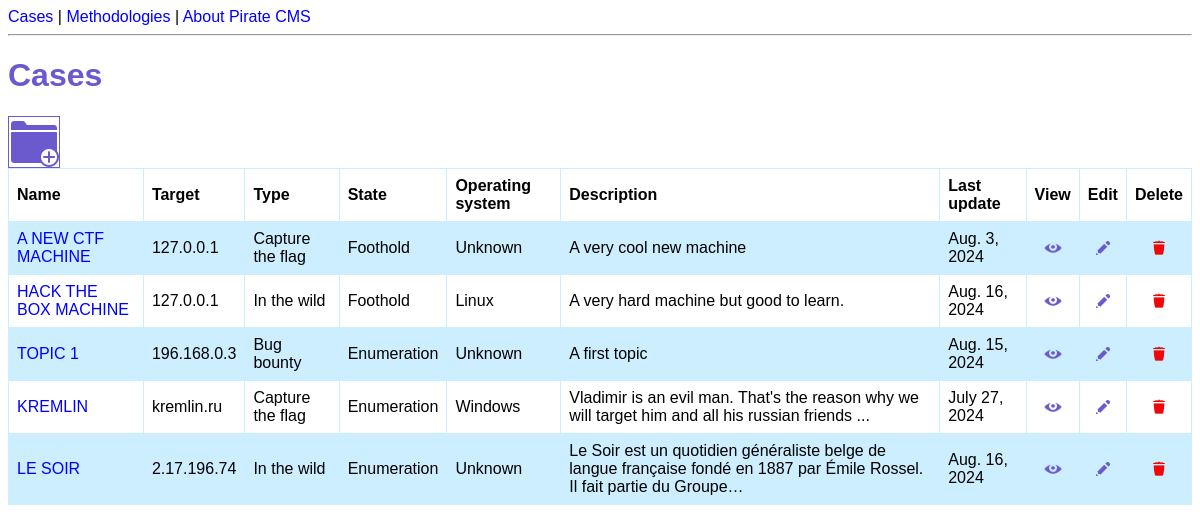
Page /cases/ on the earlier database version.
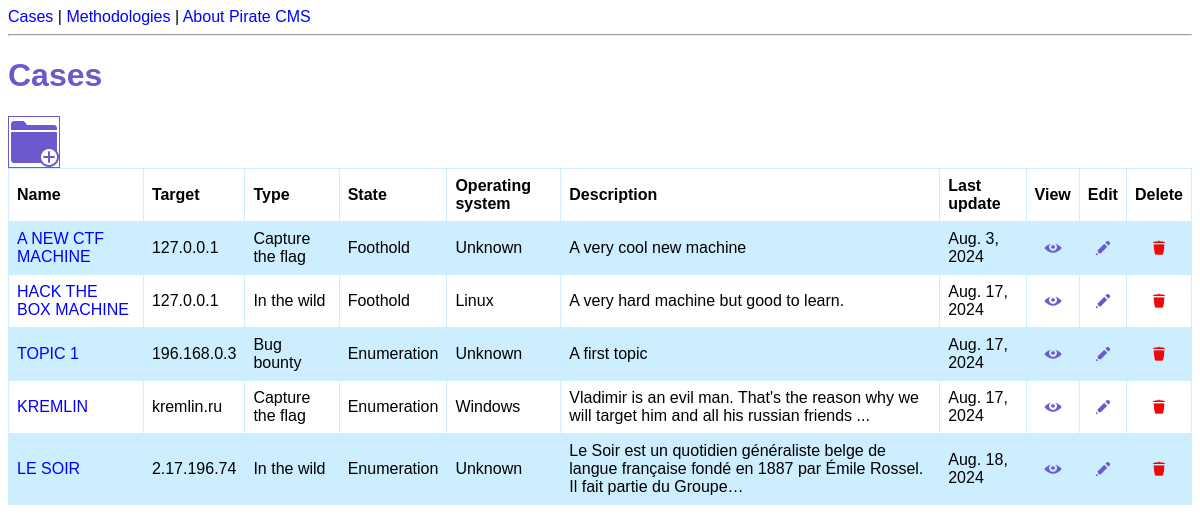
Same page on the later database version.
### cms/models.py (models this page shows, shortened)
class Case(models.Model):
    class State(models.TextChoices):
        ENUMERATION = 'Enumeration'
        FOOTHOLD = 'Foothold'
        PRIVESC = 'Privilege escalation'
        ROOTED = 'Rooted'
    class OperatingSystem(models.TextChoices):
        UNKNOWN = 'Unknown'
        LINUX = 'Linux'
        WINDOWS = 'Windows'
    class TypeTarget(models.TextChoices):
        CAPTURE_THE_FLAG = 'Capture the flag'
        BUG_BOUNTY = 'Bug bounty'
        IN_THE_WILD = 'In the wild'
        NOT_DEFINED = 'Not defined'
    name = models.fields.CharField(max_length=250, null=True)
    webpage = models.fields.URLField(null=True, blank=True)
    address = models.fields.CharField(max_length=250, null=True)
    description = models.fields.CharField(max_length=1000, null=True, blank=True)
    state = models.fields.CharField(choices=State.choices, max_length=20, default="Enumeration")
    OS = models.fields.CharField(choices=OperatingSystem.choices, max_length=10, default="Unknown")
    last_update = models.fields.DateField(null=True, default=date.today())
    type_of_target = models.fields.CharField(choices=TypeTarget.choices, max_length=20, default='Not defined')

### cms/views.py (the view)
# urls.py: path('cases/', views.cases_list, name='cases-list'),
def cases_list(request):
    cases = Case.objects.all()
    return render(request, 'cms/cases.html', {'cases': cases})

### cms/templates/cms/cases.html (shortened to what this page needs)
{% extends 'cms/base.html' %}
{% load static %}
{% block content %}
<h1>Cases</h1>
<a href="{% url 'case-create' %}">
    <img src="{% static 'cms/newCase_icon.png' %}" class="big_icons" title="Create a new case">
</a>
<table>
    <tr>
        <th>Name</th>
        <th>Target</th>
        <th>Type</th>
        <th>State</th>
        <th>Operating system</th>
        <th>Description</th>
        <th>Last update</th>
        <th style="text-align: center;">View</th>
        <th style="text-align: center;">Edit</th>
        <th style="text-align: center;"> Delete</th>
    </tr>
    {% for case in cases %}
    <tr>
        <td><a href="{% url 'case-detail' case.id %}" title="View details">{{ case.name|upper }}</a></td>
        <td>{{ case.address }}</td>
        <td>{{ case.type_of_target }}</td>
        <td>{{ case.state }}</td>
        <td>{{ case.OS }}</td>
        <td>{{ case.description|truncatechars:120 }}</td>
        <td>{{ case.last_update }}</td>
        <td style="text-align: center;">
            <a href="{% url 'case-detail' case.id %}">
                <img  src="{% static 'cms/view_icon.png' %}" width="18" height="18" title="View details">
            </a>
        </td>
        <td style="text-align: center;">
            <a href="{% url 'case-update' case.id %}">
                <img src="{% static 'cms/edit_icon.png' %}" width="18" height="18" title="Edit">
            </a>
        </td>
        <td style="text-align: center;">
            <a href="{% url 'case-delete' case.id %}">
                <img src="{% static 'cms/delete_icon.png' %}" width="18" height="18" title="Delete">
            </a>
        </td>
    </tr>
    {% endfor %}
</table>
{% endblock %}

Differences in the rows shown:
changed Case "HACK THE BOX MACHINE": last_update "Aug. 16, 2024" → "Aug. 17, 2024"
changed Case "TOPIC 1": last_update "Aug. 15, 2024" → "Aug. 17, 2024"
changed Case "KREMLIN": last_update "July 27, 2024" → "Aug. 17, 2024"
changed Case "LE SOIR": last_update "Aug. 16, 2024" → "Aug. 18, 2024"
